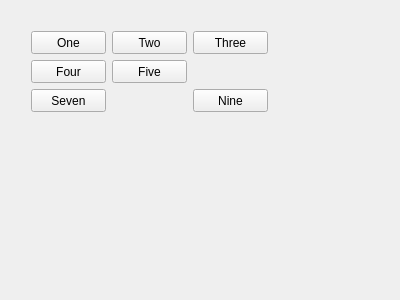
<?xml version="1.0" encoding="UTF-8"?>
<ui version="4.0">
 <class>Widget</class>
 <widget class="QWidget" name="Widget">
  <property name="geometry">
   <rect>
    <x>0</x>
    <y>0</y>
    <width>400</width>
    <height>300</height>
   </rect>
  </property>
  <property name="windowTitle">
   <string>Widget</string>
  </property>
  <widget class="QPushButton" name="oneButton">
   <property name="geometry">
    <rect>
     <x>31</x>
     <y>31</y>
     <width>75</width>
     <height>23</height>
    </rect>
   </property>
   <property name="text">
    <string>One</string>
   </property>
  </widget>
  <widget class="QPushButton" name="twoButton">
   <property name="geometry">
    <rect>
     <x>112</x>
     <y>31</y>
     <width>75</width>
     <height>23</height>
    </rect>
   </property>
   <property name="text">
    <string>Two</string>
   </property>
  </widget>
  <widget class="QPushButton" name="fiveButton">
   <property name="geometry">
    <rect>
     <x>112</x>
     <y>60</y>
     <width>75</width>
     <height>23</height>
    </rect>
   </property>
   <property name="text">
    <string>Five</string>
   </property>
  </widget>
  <widget class="QPushButton" name="fourButton">
   <property name="geometry">
    <rect>
     <x>31</x>
     <y>60</y>
     <width>75</width>
     <height>23</height>
    </rect>
   </property>
   <property name="text">
    <string>Four</string>
   </property>
  </widget>
  <widget class="QPushButton" name="sevenButton">
   <property name="geometry">
    <rect>
     <x>31</x>
     <y>89</y>
     <width>75</width>
     <height>23</height>
    </rect>
   </property>
   <property name="text">
    <string>Seven</string>
   </property>
  </widget>
  <widget class="QPushButton" name="nineButton">
   <property name="geometry">
    <rect>
     <x>193</x>
     <y>89</y>
     <width>75</width>
     <height>23</height>
    </rect>
   </property>
   <property name="text">
    <string>Nine</string>
   </property>
  </widget>
  <widget class="QPushButton" name="threeButton">
   <property name="geometry">
    <rect>
     <x>193</x>
     <y>31</y>
     <width>75</width>
     <height>23</height>
    </rect>
   </property>
   <property name="sizePolicy">
    <sizepolicy hsizetype="Minimum" vsizetype="Expanding">
     <horstretch>0</horstretch>
     <verstretch>0</verstretch>
    </sizepolicy>
   </property>
   <property name="text">
    <string>Three</string>
   </property>
  </widget>
 </widget>
 <layoutdefault spacing="6" margin="11"/>
 <resources/>
 <connections/>
</ui>
